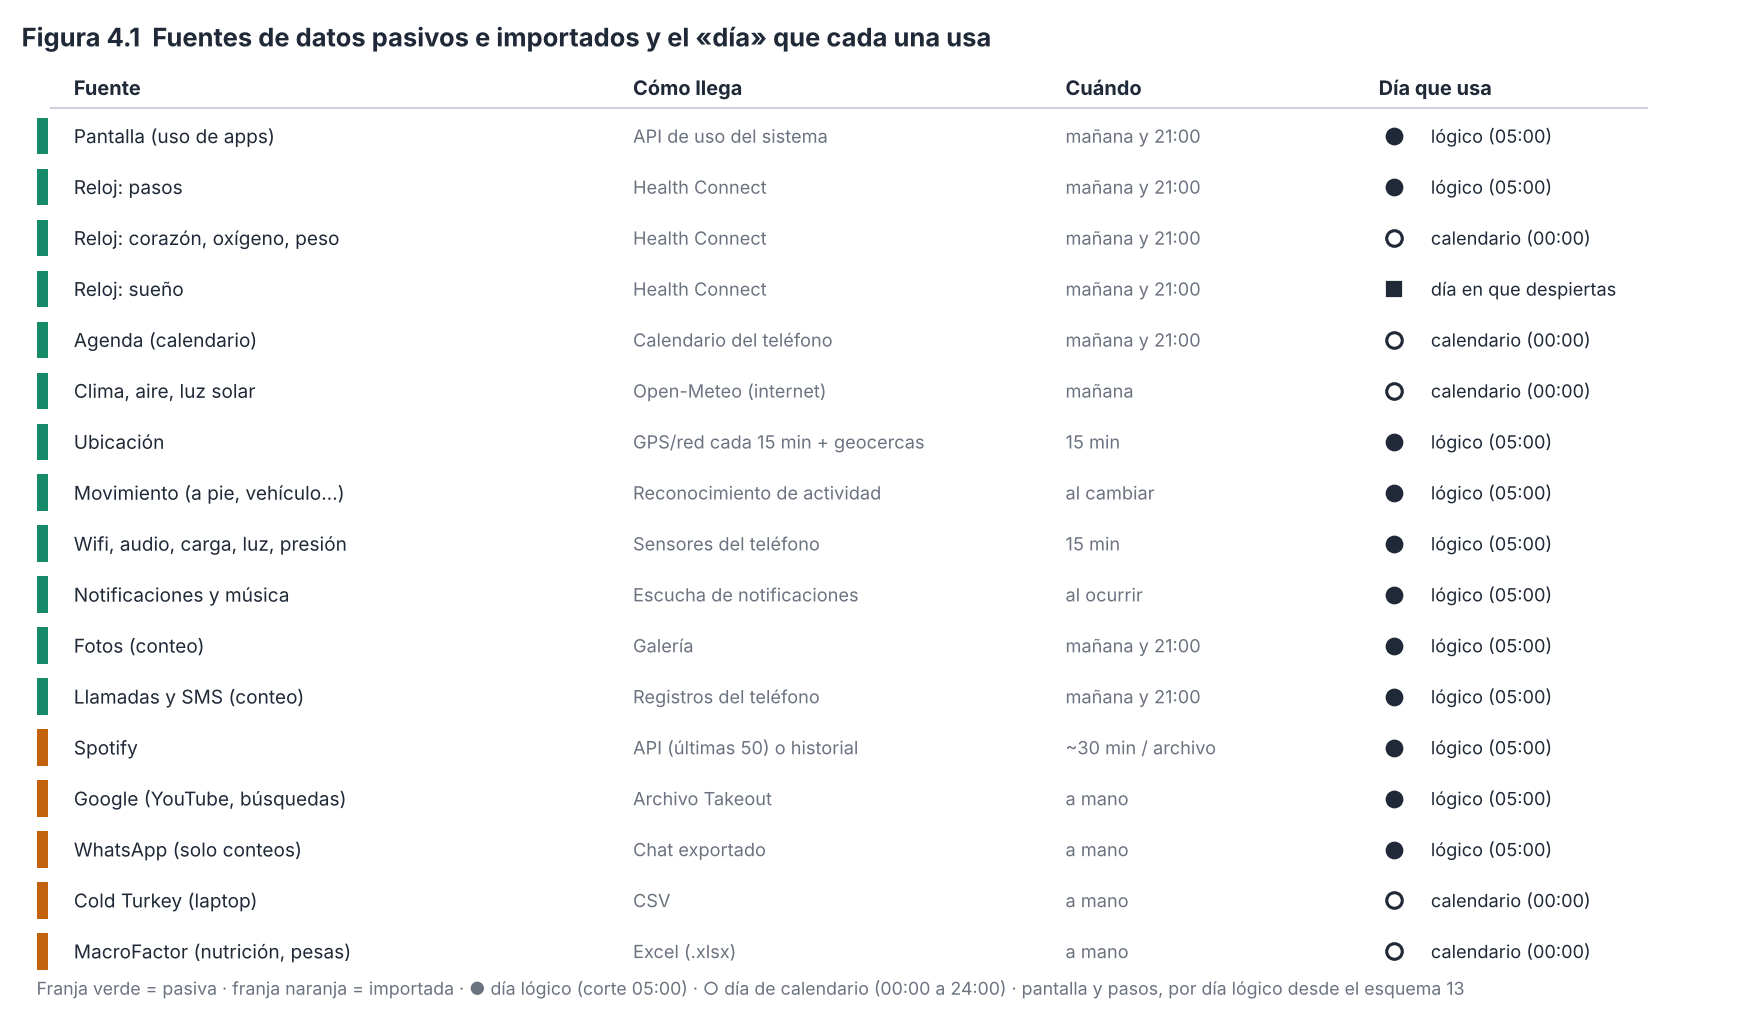

The script that saved this image:
"""Figura 4.1 - Fuentes de datos pasivos e importados, cómo llegan y qué día usan. Esquema (no usa datos reales).
Uso: python fig04_fuentes_datos.py [salida.png]"""
import sys
import matplotlib
matplotlib.use("Agg")
import matplotlib.pyplot as plt
import estilo  # paleta y tipografía comunes (módulo 12)

INK, MUTED = estilo.TINTA, estilo.GRIS
PAS, IMP = estilo.VERDE, estilo.OCRE   # mismos colores que la figura 2.1
filas = [  # fuente, cómo llega, cuándo, día, capa
    ("Pantalla (uso de apps)", "API de uso del sistema", "mañana y 21:00", "log", "p"),   # día lógico desde el esquema 13
    ("Reloj: pasos", "Health Connect", "mañana y 21:00", "log", "p"),                    # día lógico desde el esquema 13
    ("Reloj: corazón, oxígeno, peso", "Health Connect", "mañana y 21:00", "cal", "p"),
    ("Reloj: sueño", "Health Connect", "mañana y 21:00", "desp", "p"),
    ("Agenda (calendario)", "Calendario del teléfono", "mañana y 21:00", "cal", "p"),
    ("Clima, aire, luz solar", "Open-Meteo (internet)", "mañana", "cal", "p"),
    ("Ubicación", "GPS/red cada 15 min + geocercas", "15 min", "log", "p"),
    ("Movimiento (a pie, vehículo…)", "Reconocimiento de actividad", "al cambiar", "log", "p"),
    ("Wifi, audio, carga, luz, presión", "Sensores del teléfono", "15 min", "log", "p"),
    ("Notificaciones y música", "Escucha de notificaciones", "al ocurrir", "log", "p"),
    ("Fotos (conteo)", "Galería", "mañana y 21:00", "log", "p"),
    ("Llamadas y SMS (conteo)", "Registros del teléfono", "mañana y 21:00", "log", "p"),
    ("Spotify", "API (últimas 50) o historial", "~30 min / archivo", "log", "i"),
    ("Google (YouTube, búsquedas)", "Archivo Takeout", "a mano", "log", "i"),
    ("WhatsApp (solo conteos)", "Chat exportado", "a mano", "log", "i"),
    ("Cold Turkey (laptop)", "CSV", "a mano", "cal", "i"),
    ("MacroFactor (nutrición, pesas)", "Excel (.xlsx)", "a mano", "cal", "i"),
]
n = len(filas)
fig, ax = plt.subplots(figsize=(11, 6.4), dpi=160)
ax.set_xlim(0, 11); ax.set_ylim(-0.9, n + 0.6); ax.invert_yaxis(); ax.axis("off")
for x, t in [(0.35, "Fuente"), (4.1, "Cómo llega"), (7.0, "Cuándo"), (9.1, "Día que usa")]:
    ax.text(x, -0.35, t, fontsize=9, weight="bold", color=INK, va="center")
ax.plot([0.2, 10.9], [0.05, 0.05], color=estilo.GRIS_CLARO, lw=1)
for i, (f, c, w, d, k) in enumerate(filas):
    y = i + 0.6
    col = PAS if k == "p" else IMP
    ax.add_patch(plt.Rectangle((0.1, y - 0.36), 0.08, 0.72, color=col, lw=0))
    ax.text(0.35, y, f, fontsize=8.6, color=INK, va="center")
    ax.text(4.1, y, c, fontsize=8.2, color=MUTED, va="center")
    ax.text(7.0, y, w, fontsize=8.2, color=MUTED, va="center")
    if d == "log":
        ax.plot(9.2, y, "o", ms=7, color=INK); ax.text(9.45, y, "lógico (05:00)", fontsize=8.2, color=INK, va="center")
    elif d == "cal":
        ax.plot(9.2, y, "o", ms=7, mfc="white", mec=INK, mew=1.4); ax.text(9.45, y, "calendario (00:00)", fontsize=8.2, color=INK, va="center")
    else:
        ax.plot(9.2, y, "s", ms=6.5, color=INK); ax.text(9.45, y, "día en que despiertas", fontsize=8.2, color=INK, va="center")
ax.text(0.1, n + 0.45, "Franja verde = pasiva · franja naranja = importada · ● día lógico (corte 05:00) · ○ día de calendario (00:00 a 24:00) · pantalla y pasos, por día lógico desde el esquema 13",
        fontsize=8, color=MUTED)
ax.set_title("Figura 4.1  Fuentes de datos pasivos e importados y el «día» que cada una usa", loc="left", fontsize=11.5, weight="bold", color=INK)
fig.tight_layout()
fig.savefig(sys.argv[1] if len(sys.argv) > 1 else "fig04_fuentes_datos.png")
